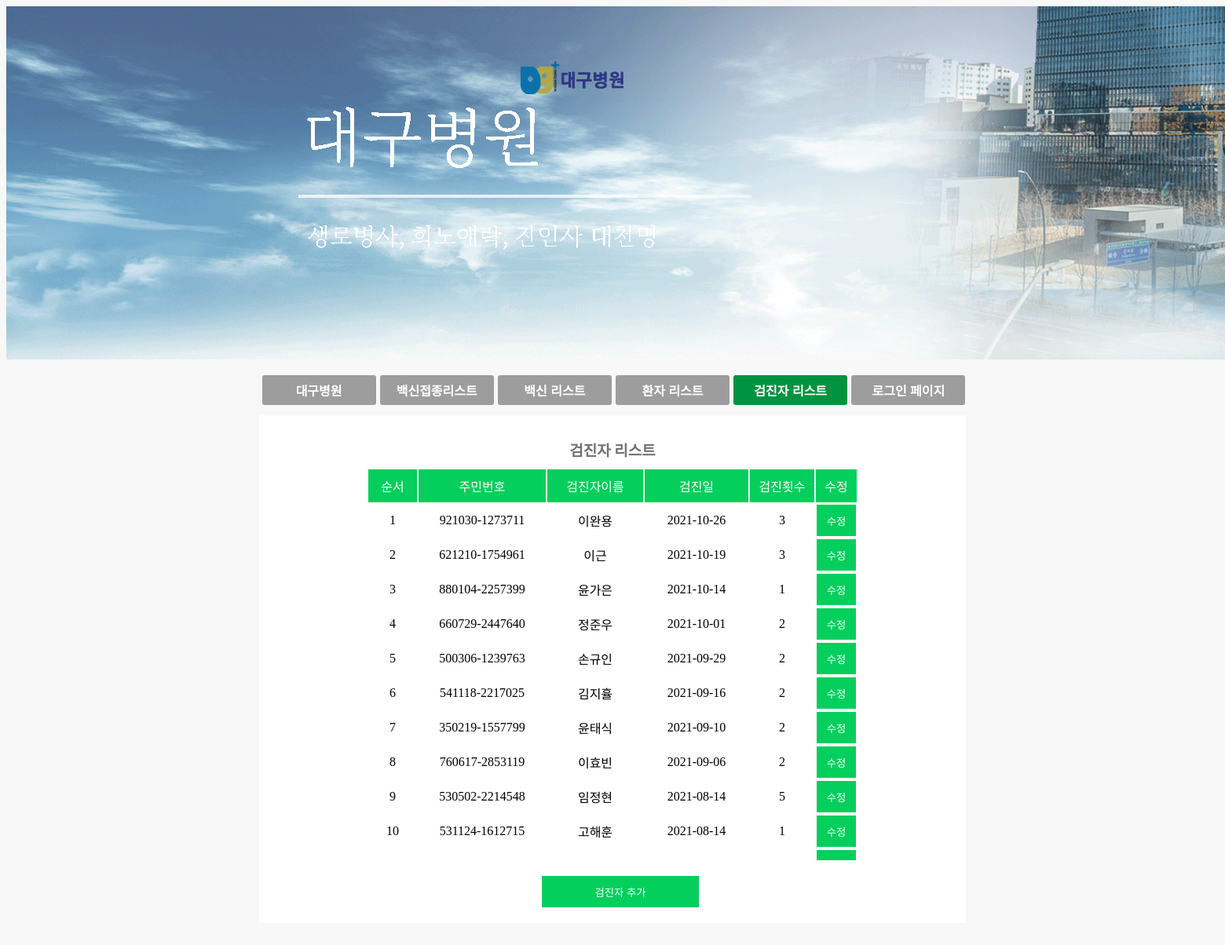
The page /Covid19_Database_websiteFile/new_dg_hospital_testers_list.php on the database its author committed.
### tables this page shows
CREATE TABLE `testers` (
  `Cssn` varchar(14) NOT NULL,
  `Testdate` date NOT NULL,
  `Testnum` int NOT NULL,
  `Testhospital` varchar(10) NOT NULL,
  PRIMARY KEY (`Cssn`),
  CONSTRAINT `fk_TEST_CITIZEN1` FOREIGN KEY (`Cssn`) REFERENCES `citizens` (`Ssn`)
);

CREATE TABLE `citizens` (
  `Ssn` varchar(14) NOT NULL,
  `Name` varchar(5) NOT NULL,
  `Sex` char(1) NOT NULL,
  `Age` int NOT NULL,
  `Addr1` varchar(10) DEFAULT NULL,
  `Addr2` varchar(10) DEFAULT NULL,
  `Addr3` varchar(10) DEFAULT NULL,
  PRIMARY KEY (`Ssn`),
  UNIQUE KEY `Ssn_UNIQUE` (`Ssn`)
);

### Covid19_Database_websiteFile/new_dg_hospital_testers_list.php (the view, shortened to what this page needs)
<!doctype html>
<html lang="ko">
  <head>
    <td width="1920dp" align='center'>
          <img src="./banner_dg.png" >
        </td>
        <!doctype html>
  </head>
  <body>
    <div class="main-box">
    <table class="button-box">
            <tr>
                <td>
                    <form action="new_dg_hospital_mainpage.php" method="POST">
                        <button class="btn">대구병원</button>
                    </form>
                </td>
                <td>
                    <form action="new_dg_hospital_vaccinate_list.php" method="POST">
                        <button class="btn" >백신접종리스트</button>
                    </form>
                </td>
                <td>
                    <form action="new_dg_hospital_vac_list.php" method="POST">
                        <button class="btn">백신 리스트</button>
                    </form>
                </td>
                <td>
                    <form action="new_dg_hospital_patients_list.php" method="POST">
                        <button class="btn" >환자 리스트</button>
                    </form>
                </td>
                <td>
                    <form action="new_dg_hospital_testers_list.php" method="POST">
                        <button class="btn"  style="background-color: #029341">검진자 리스트</button>
                    </form>
                </td>
                <td>
                    <form action="login.html" method="POST">
                        <button class="btn">로그인 페이지</button>
                    </form>
                </td>
            </tr>
        </table>
    </div>
   <div class="hospital_info-box_list">
   <div align="center" class="title">검진자 리스트</div>
   <div style="margin: 0 auto; width:650px; max-height: 500px; overflow-y: scroll;">
   <table align="center"class="hospital_info-table">
        <thead class="hospital_info-th">
            <tr>
                <td>순서</td>
                <td>주민번호</td>
                <td>검진자이름</td>
                <td>검진일</td>
                <td>검진횟수</td>
                <td>수정</td>
            </tr>
         </thead>
         <tbody>
             <?php
                $username=$_POST['uid'];
                $jb_conn = mysqli_connect("localhost:3306", "root", "1234", "newcovid19db") or die("Error!!:: Covid-19 DataBase 접속 실패!!");
                $jb_confirmedcase_sql="SELECT * FROM newcovid19db.testers, newcovid19db.citizens WHERE Testhospital= '대구병원' AND  testers.Cssn=citizens.ssn ORDER BY Testdate DESC;";
                $jb_confirmedcase_result = mysqli_query( $jb_conn, $jb_confirmedcase_sql );
                $num=1;
                while($row_confirmedcase = mysqli_fetch_array($jb_confirmedcase_result)){
                    echo "<TR>";
                    echo "<TD>", "$num", "</TD>";
                    echo "<TD>", $row_confirmedcase['Cssn'], "</TD>";
                    echo "<TD>", $row_confirmedcase['Name'], "</TD>";
                    echo "<TD>", $row_confirmedcase['Testdate'], "</TD>";
                    echo "<TD>", $row_confirmedcase['Testnum'], "</TD>";
                    echo "<TD>", "
                    <form action='new_dg_hospital_testers_update.php' method='POST'>
                    <input type='hidden' name='Cssn' value='$row_confirmedcase[Cssn]'/>
                    <input type='hidden' name='uid' value='$username'/>
                    <button type='submit' class='edit'>수정</button>
                    </form>
                    </TD>";
                    $num++;
                }
                ?>
        </tbody>
    </table>
    </div>
    <div class="empty"></div>
    <form action='new_dg_testers_new.php' method='POST'>
        <button type='submit' class='add-btn'>검진자 추가</button>
    </form>
    <div class="empty"></div>
    </body>
    </html>

### Covid19_Database_websiteFile/new_dg_hospital_testers_list.php (style rules this page uses)
body { background-color:#F8F8F8; }
.btn { background-color: #9D9D9D; width: 145px; height: 38px; border-radius: 3px; border: none; color: white; font-size: 16px; font-weight: 700; line-height: 40px; cursor: pointer; }
.button-box { width: 903px; margin-top: 13px; margin-bottom: -20px; }
.main-box { background-color: none; width: 900px; margin: 0 auto; }
.title { color: #717171; font-weight: 800; font-size: 19px; padding-top: 30px; padding-bottom: 10px; }
.hospital_info-box_list { width: 900px; margin: 0 auto; background-color: white; }
.hospital_info-table { text-align: center; margin: 0 auto; }
.hospital_info-table .hospital_info-th td { height: 40px; color: white; background-color:#04cf5c; }
.hospital_info-table .hospital_info-th td:nth-child(1) { width: 60px; }
.hospital_info-table .hospital_info-th td:nth-child(2) { width: 160px; }
.hospital_info-table .hospital_info-th td:nth-child(3) { width: 120px; }
.hospital_info-table .hospital_info-th td:nth-child(4) { width: 130px; }
.hospital_info-table .hospital_info-th td:nth-child(5) { width: 80px; }
.empty { width: 900px; height: 20px; margin: 0 auto; }
table { margin: 0 auto; padding-bottom: 30px; text-align: center; }
.edit { height: 40px; width: 50px; color: white; background-color:#04cf5c; border: none; }
.add-btn { height: 40px; width: 200px; color: white; background-color:#04cf5c; border: none; margin: 0 auto; text-align: center; margin-left: 360px; }

### rows shown on the page
testers: Cssn "921030-1273711", Cssn.Name "이완용", Testdate "2021-10-26", Testnum "3"
testers: Cssn "621210-1754961", Cssn.Name "이근", Testdate "2021-10-19", Testnum "3"
testers: Cssn "880104-2257399", Cssn.Name "윤가은", Testdate "2021-10-14", Testnum "1"
testers: Cssn "660729-2447640", Cssn.Name "정준우", Testdate "2021-10-01", Testnum "2"
testers: Cssn "500306-1239763", Cssn.Name "손규인", Testdate "2021-09-29", Testnum "2"
testers: Cssn "541118-2217025", Cssn.Name "김지휼", Testdate "2021-09-16", Testnum "2"
testers: Cssn "350219-1557799", Cssn.Name "윤태식", Testdate "2021-09-10", Testnum "2"
testers: Cssn "760617-2853119", Cssn.Name "이효빈", Testdate "2021-09-06", Testnum "2"
testers: Cssn "530502-2214548", Cssn.Name "임정현", Testdate "2021-08-14", Testnum "5"
testers: Cssn "531124-1612715", Cssn.Name "고해훈", Testdate "2021-08-14", Testnum "1"
